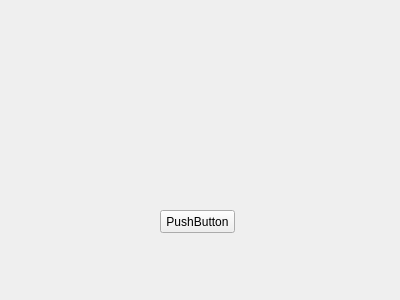
<?xml version="1.0" encoding="UTF-8"?>
<ui version="4.0">
 <class>Widget</class>
 <widget class="QWidget" name="Widget">
  <property name="geometry">
   <rect>
    <x>0</x>
    <y>0</y>
    <width>400</width>
    <height>300</height>
   </rect>
  </property>
  <property name="windowTitle">
   <string>Widget</string>
  </property>
  <widget class="QPushButton" name="pushButton">
   <property name="geometry">
    <rect>
     <x>160</x>
     <y>210</y>
     <width>75</width>
     <height>23</height>
    </rect>
   </property>
   <property name="text">
    <string>PushButton</string>
   </property>
  </widget>
 </widget>
 <layoutdefault spacing="6" margin="11"/>
 <resources/>
 <connections/>
</ui>
